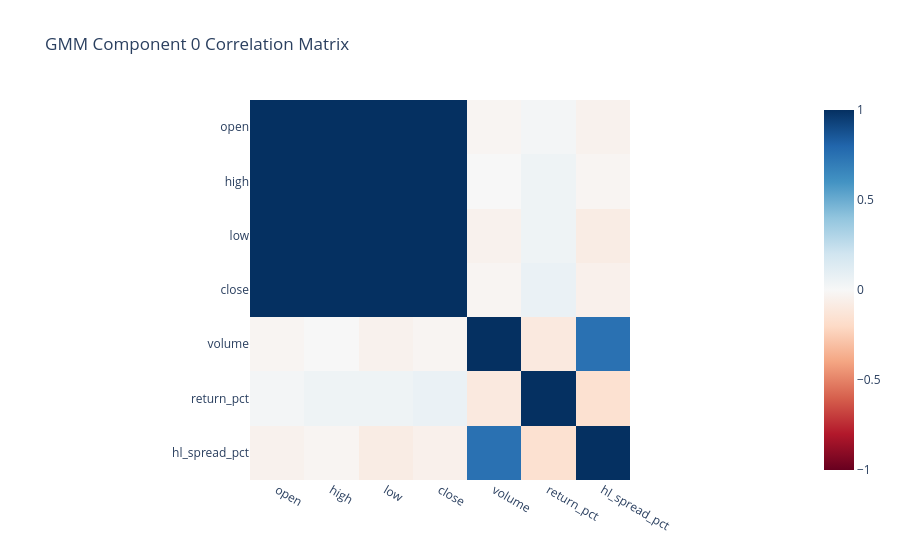

Notebook cell for this chart:
### Code cell
gmm_component_correlations_df.columns = ['column'] + TABULAR_COLS
fig=px.imshow(
    gmm_component_correlations_df[TABULAR_COLS].to_numpy(),
    x=TABULAR_COLS,
    y=TABULAR_COLS,
    color_continuous_scale="RdBu",
    zmin=-1, zmax=1,
    title="GMM Component 0 Correlation Matrix"
)

fig.update_xaxes(showgrid=True, gridcolor="red", gridwidth=10)
fig.update_yaxes(showgrid=True, gridcolor="red", gridwidth=10)

fig.show()

### Figure 1 — Plotly figure (JSON) as saved in the notebook; plotly's stock layout.template omitted (floating-point values rounded to 4 significant figures)
{"data": [{"coloraxis": "coloraxis", "hovertemplate": "x: %{x}<br>y: %{y}<br>color: %{z}<extra></extra>", "name": "0", "type": "heatmap", "x": ["open", "high", "low", "close", "volume", "return_pct", "hl_spread_pct"], "xaxis": "x", "y": ["open", "high", "low", "close", "volume", "return_pct", "hl_spread_pct"], "yaxis": "y", "z": [[1.0, 1.0, 1.0, 1.0, -0.02, 0.02, -0.04], [1.0, 1.0, 1.0, 1.0, -0.0, 0.05, -0.02], [1.0, 1.0, 1.0, 1.0, -0.04, 0.05, -0.08], [1.0, 1.0, 1.0, 1.0, -0.02, 0.07, -0.05], [-0.02, -0.0, -0.04, -0.02, 1.0, -0.1, 0.75], [0.02, 0.05, 0.05, 0.07, -0.1, 1.0, -0.16], [-0.04, -0.02, -0.08, -0.05, 0.75, -0.16, 1.0]]}], "layout": {"coloraxis": {"cmax": 1, "cmin": -1, "colorscale": [[0, "rgb(103,0,31)"], [0.1, "rgb(178,24,43)"], [0.2, "rgb(214,96,77)"], [0.3, "rgb(244,165,130)"], [0.4, "rgb(253,219,199)"], [0.5, "rgb(247,247,247)"], [0.6, "rgb(209,229,240)"], [0.7, "rgb(146,197,222)"], [0.8, "rgb(67,147,195)"], [0.9, "rgb(33,102,172)"], [1, "rgb(5,48,97)"]]}, "title": {"text": "GMM Component 0 Correlation Matrix"}, "xaxis": {"anchor": "y", "constrain": "domain", "domain": [0, 1], "gridcolor": "red", "gridwidth": 10, "scaleanchor": "y", "showgrid": true}, "yaxis": {"anchor": "x", "autorange": "reversed", "constrain": "domain", "domain": [0, 1], "gridcolor": "red", "gridwidth": 10, "showgrid": true}}}
